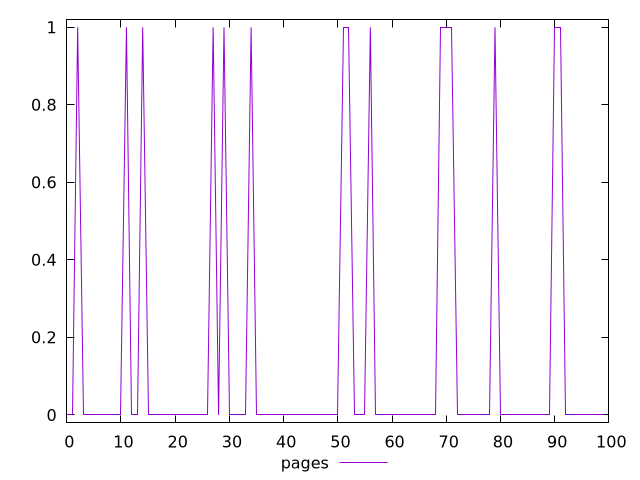

gnuplot code for this plot:
$_pages <<EOF
0
0
1
0
0
0
0
0
0
0
0
1
0
0
1
0
0
0
0
0
0
0
0
0
0
0
0
1
0
1
0
0
0
0
1
0
0
0
0
0
0
0
0
0
0
0
0
0
0
0
0
1
1
0
0
0
1
0
0
0
0
0
0
0
0
0
0
0
0
1
1
1
0
0
0
0
0
0
0
1
0
0
0
0
0
0
0
0
0
0
1
1
0
0
0
0
0
0
0
0
EOF
set key outside below
set terminal pngcairo
set output "report_00004_2020-11-02T20-21-41.718Z/third-party-summary/pages//score.png"
set yrange [-0.02:1.02]
plot $_pages title "pages" with line ,
